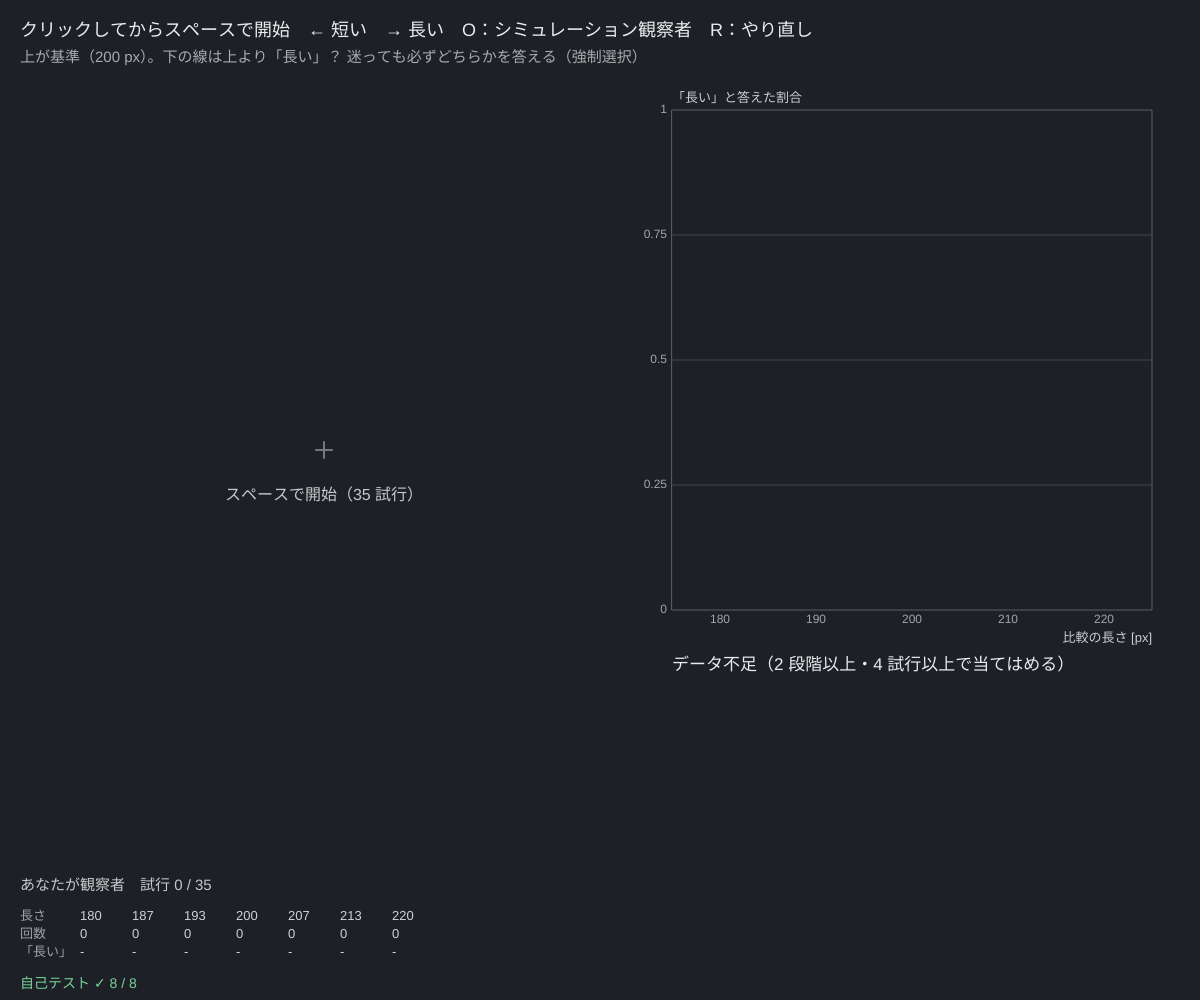
Frame 1 (no input)
Frame 60 (no input): identical to frame 1, image omitted
Frame 120 (the mouse pressed at the canvas centre since frame 60): identical to frame 1, image omitted

The p5.js sketch that drew this single still picture (run headless with seeded random() and noise() and a simulated clock; from frame 60 on, the mouse is pressed at the canvas centre):

// p5.js sketch
// ── sketch.js
// ============================================
// 03 恒常法と心理測定関数 ─「下の線は上の線より長い？」
// 決まった 7 段階の長さをランダムな順に何回も見せ、「長い」と答えた割合をグラフにする（恒常法）
// その点にロジスティック関数を最尤法で当てはめ、PSE（主観的等価点 = 50%）と JND（25%〜75% の幅の半分）を求める
// クリック → スペースで開始 / ← = 短い  → = 長い / O = シミュレーション観察者 / R = やり直し
// ============================================

const STD = 200;                                  // ★ 基準の線の長さ [px]
const LEVELS = [180, 187, 193, 200, 207, 213, 220];  // ★ 比較の線の長さ（7 段階）
const REPS = 5;                                   // ★ 1 段階あたりの回数（7 × 5 = 35 試行）
const SIM = { pse: 203, s: 6 };                   // ★ シミュレーション観察者の本当の値（s = ロジスティックの広がり）
let order = [], ti = 0, ks = [], ns = [], phase = 'ready', tPhase = 0, offs = [0, 0];
let fit = { ok: false }, simMode = false, simSeed = 1, lastAns = '';

function setup() {
  createCanvas(windowWidth, windowHeight);
  selfTest();
  resetData(false);
}

function resetData(sim) {
  simMode = sim; ks = LEVELS.map(() => 0); ns = LEVELS.map(() => 0);
  order = []; for (let r = 0; r < REPS; r++) for (let i = 0; i < LEVELS.length; i++) order.push(i);
  seedRng(Date.now()); shuffleArr(order); ti = 0; phase = 'ready'; fit = { ok: false };
}

function startTrial() {
  phase = 'stim'; tPhase = millis();
  offs = [Math.round((rnd() - 0.5) * 120), Math.round((rnd() - 0.5) * 120)];   // 端の位置で比べられないように左右にずらす
}

function answer(longer) {
  if (phase !== 'stim') return;
  let i = order[ti]; ns[i]++; if (longer) ks[i]++;
  lastAns = longer ? '長い' : '短い';
  fit = fitLogistic(LEVELS, ks, ns, 0);
  ti++; phase = ti >= order.length ? 'done' : 'blank'; tPhase = millis();
}

// シミュレーション観察者：本当の心理測定関数 p(x) で「長い」と答える（コンピュータの中だけで、画面はちらつかない）
function simObserver(x) { return rnd() < 1 / (1 + Math.exp(-(x - SIM.pse) / SIM.s)); }
function runSim(perLevel, seed) {
  resetData(true); seedRng(seed);
  for (let i = 0; i < LEVELS.length; i++) for (let r = 0; r < perLevel; r++) { ns[i]++; if (simObserver(LEVELS[i])) ks[i]++; }
  ti = order.length; phase = 'done';
  fit = fitLogistic(LEVELS, ks, ns, 0);
}

function draw() {
  background(30, 32, 40);
  fill(235); noStroke(); textSize(18);
  text('クリックしてからスペースで開始　← 短い　→ 長い　O：シミュレーション観察者　R：やり直し', 20, 36);
  fill(170); textSize(15);
  text('上が基準（' + STD + ' px）。下の線は上より「長い」？ 迷っても必ずどちらかを答える（強制選択）', 20, 62);

  // ---- 刺激（左半分）
  let cx = width * 0.27, cy = height * 0.45;
  if (phase === 'blank' && millis() - tPhase > 600) startTrial();    // 0.6 秒あけて次へ（速く切りかわらない）
  if (phase === 'stim') {
    stroke(235); strokeWeight(6); strokeCap(SQUARE);
    line(cx - STD / 2 + offs[0], cy - 60, cx + STD / 2 + offs[0], cy - 60);
    let L = LEVELS[order[ti]];
    line(cx - L / 2 + offs[1], cy + 60, cx + L / 2 + offs[1], cy + 60);
    noStroke(); fill(150); textSize(14); textAlign(CENTER);
    text('基準', cx + offs[0], cy - 80); text('比較', cx + offs[1], cy + 95); textAlign(LEFT, BASELINE);
  } else {
    stroke(120); strokeWeight(2); line(cx - 8, cy, cx + 8, cy); line(cx, cy - 8, cx, cy + 8);   // 注視点
    noStroke(); fill(200); textSize(16); textAlign(CENTER);
    if (phase === 'ready') text(simMode ? '' : 'スペースで開始（' + order.length + ' 試行）', cx, cy + 50);
    if (phase === 'done') text(simMode ? 'シミュレーション観察者の結果' : 'おつかれさま！ R でもう一度', cx, cy + 50);
    textAlign(LEFT, BASELINE);
  }
  fill(200); textSize(15);
  text((simMode ? 'シミュレーション観察者' : 'あなたが観察者') + (simMode ? '　試行 ' + ns.reduce((a, b) => a + b, 0) : '　試行 ' + Math.min(ti, order.length) + ' / ' + order.length) + (lastAns && !simMode ? '　（前の答え：' + lastAns + '）' : ''), 20, height - 110);

  // ---- 結果の表
  textSize(13); fill(160);
  let tx = 20, ty = height - 80;
  text('長さ', tx, ty); text('回数', tx, ty + 18); text('「長い」', tx, ty + 36);
  LEVELS.forEach((L, i) => { fill(210); text(L, tx + 60 + i * 52, ty); text(ns[i], tx + 60 + i * 52, ty + 18); text(ns[i] ? (ks[i] / ns[i]).toFixed(2) : '-', tx + 60 + i * 52, ty + 36); });

  // ---- 心理測定関数のグラフ（右半分）
  let g = { x: width * 0.56, y: 110, w: width * 0.4, h: height * 0.5, x0: 175, x1: 225, y0: 0, y1: 1 };
  plotAxes(g, '比較の長さ [px]', '「長い」と答えた割合', [180, 190, 200, 210, 220], [0, 0.25, 0.5, 0.75, 1]);
  stroke(70); strokeWeight(1);
  for (let v of [0.25, 0.5, 0.75]) line(g.x, gY(g, v), g.x + g.w, gY(g, v));
  if (simMode) {                                  // 本当の関数（点線のかわりに細い線）
    stroke(120, 200, 140, 150); strokeWeight(1.5);
    let pts = []; for (let x = 175; x <= 225; x += 0.5) pts.push([gX(g, x), gY(g, 1 / (1 + Math.exp(-(x - SIM.pse) / SIM.s)))]); polyline(pts);
  }
  if (fit.ok) {
    stroke(255, 170, 90); strokeWeight(3);
    let pts = []; for (let x = 175; x <= 225; x += 0.5) pts.push([gX(g, x), gY(g, fit.p(x))]); polyline(pts);
    let x25 = fit.pse - fit.jnd, x75 = fit.pse + fit.jnd;
    stroke(255, 170, 90, 160); strokeWeight(1);
    line(gX(g, fit.pse), gY(g, 0), gX(g, fit.pse), gY(g, 0.5));
    line(gX(g, x25), gY(g, 0.25), gX(g, x25), gY(g, 0)); line(gX(g, x75), gY(g, 0.75), gX(g, x75), gY(g, 0));
  }
  noStroke();
  LEVELS.forEach((L, i) => { if (ns[i] > 0) { fill(120, 190, 255); circle(gX(g, L), gY(g, ks[i] / ns[i]), 6 + Math.sqrt(ns[i]) * 2); } });

  fill(235); textSize(17);
  let ry = g.y + g.h + 60;
  if (fit.ok) {
    text('PSE（50% 点）= ' + fit.pse.toFixed(1) + ' px　（基準 ' + STD + ' px とのずれ ' + (fit.pse - STD).toFixed(1) + '）', g.x, ry);
    text('JND（25%〜75% の幅の半分）= ' + fit.jnd.toFixed(1) + ' px　→ ウェーバー比 ' + (fit.jnd / STD).toFixed(3) + (fit.steep ? '　（答えが完全に分かれた：傾きは上限）' : ''), g.x, ry + 26);
  } else text('データ不足（2 段階以上・4 試行以上で当てはめる）', g.x, ry);
  if (simMode) { fill(120, 200, 140); textSize(15); text('本当の値：PSE = ' + SIM.pse + ' px、JND = ' + (SIM.s * Math.log(3)).toFixed(2) + ' px（O で別の乱数）', g.x, ry + 52); }

  fill(selfTestResults.every((r) => r.ok) ? color(120, 210, 150) : color(255, 90, 90)); textSize(14);
  text(selfTestLine(), 20, height - 12);
}

function keyPressed() {
  if (key === ' ' && phase === 'ready') startTrial();
  if (key === LEFT_ARROW) answer(false);
  if (key === RIGHT_ARROW) answer(true);
  if (key === 'o' || key === 'O') runSim(40, ++simSeed);
  if (key === 'r' || key === 'R') resetData(false);
  return false;
}

// ---- 自己テスト：答えのわかっているデータで当てはめを確かめる
function selfTest() {
  selfTestResults = [];
  check('Φ(0) = 0.5、z(Φ(1)) = 1', near(Phi(0), 0.5, 1e-6) && near(zOf(Phi(1)), 1, 1e-5));
  let xs = [1, 2, 3, 4, 5], a = -6, b = 2, ps = xs.map((x) => 1 / (1 + Math.exp(-(a + b * x))));
  let f0 = fitLogistic(xs, ps.map((p) => p * 1e4), xs.map(() => 1e4), 0);
  check('割合がちょうど関数上にあれば a, b をそのまま復元（a = −6, b = 2）', f0.ok && near(f0.a, a, 1e-4) && near(f0.b, b, 1e-4));
  check('PSE = −a/b = 3、JND = ln3 / b = 0.549', near(f0.pse, 3, 1e-4) && near(f0.jnd, Math.log(3) / 2, 1e-4));
  check('当てはめた関数は PSE で 0.5、PSE ± JND で 0.25 と 0.75', near(f0.p(f0.pse), 0.5, 1e-6) && near(f0.p(f0.pse + f0.jnd), 0.75, 1e-6) && near(f0.p(f0.pse - f0.jnd), 0.25, 1e-6));
  seedRng(52); let K = LEVELS.map(() => 0), Nn = LEVELS.map(() => 300);
  LEVELS.forEach((L, i) => { for (let r = 0; r < 300; r++) if (simObserver(L)) K[i]++; });
  let f1 = fitLogistic(LEVELS, K, Nn, 0);
  check('シミュレーション観察者 2100 試行：PSE ≈ 203（±1.5）', f1.ok && near(f1.pse, SIM.pse, 1.5));
  check('シミュレーション観察者 2100 試行：JND ≈ 6.59（±15%）', f1.ok && near(f1.jnd, SIM.s * Math.log(3), 0.15 * SIM.s * Math.log(3)));
  check('データ不足（1 段階だけ）なら「当てはめない」で NaN を出さない', fitLogistic([200], [3], [5], 0).ok === false);
  let f2 = fitLogistic([190, 200, 210], [0, 0, 5], [5, 5, 5], 0);
  check('答えが完全に分かれても PSE は 200〜210 の有限の値', f2.ok && f2.pse > 200 && f2.pse < 210);
  reportSelfTest();
}

// ---------- やってみよう ----------
// 1. 35 試行やって、自分の PSE と JND を隣の人と比べよう。PSE が 200 からずれるのはなぜ？（上下の位置、線の太さ…）
// 2. REPS を 10 にすると点のばらつきはどう変わる？ 当てはめた曲線は安定する？
// 3. O を何回か押して、40 回 × 7 段階でも推定値が本当の値のまわりでどれくらいばらつくかを見よう
// 4. LEVELS の間かくを広げすぎる・狭めすぎると、当てはめはどうなる？（全部 0 か 1 になる段階が増える）
// 5. 比較の線を斜めにしたり色を変えたりして、PSE が動くかを測ってみよう


// ==================================================
// ここから下は「心理物理の道具」（中身は読まなくても OK。消さないでね）
// ==================================================
// ---- 種つきの乱数（同じ種なら毎回同じ列）。シミュレーション観察者と自己テストで使う
let rngState = 1;
function seedRng(s) { rngState = (s >>> 0) || 1; }
function rnd() {                       // 0〜1 の一様乱数（mulberry32）
  rngState = (rngState + 0x6d2b79f5) >>> 0;
  let t = rngState;
  t = Math.imul(t ^ (t >>> 15), t | 1);
  t ^= t + Math.imul(t ^ (t >>> 7), t | 61);
  return ((t ^ (t >>> 14)) >>> 0) / 4294967296;
}
function rndNormal() { let u = 1 - rnd(), v = rnd(); return Math.sqrt(-2 * Math.log(u)) * Math.cos(2 * Math.PI * v); }   // 標準正規分布
function shuffleArr(a) { for (let i = a.length - 1; i > 0; i--) { let j = Math.floor(rnd() * (i + 1)), t = a[i]; a[i] = a[j]; a[j] = t; } return a; }
function clampv(v, a, b) { return v < a ? a : v > b ? b : v; }
// ---- 正規分布：Φ（累積分布）と z（その逆関数。二分法で数値的に解く）
function erfA(x) {                     // 誤差関数（Abramowitz & Stegun 7.1.26、誤差 1.5e-7 以下）
  let s = x < 0 ? -1 : 1; x = Math.abs(x);
  let t = 1 / (1 + 0.3275911 * x);
  let y = 1 - ((((1.061405429 * t - 1.453152027) * t + 1.421413741) * t - 0.284496736) * t + 0.254829592) * t * Math.exp(-x * x);
  return s * y;
}
function Phi(x) { return 0.5 * (1 + erfA(x / Math.SQRT2)); }
function zOf(p) {                      // Φ(z) = p となる z
  p = clampv(p, 1e-9, 1 - 1e-9);
  let lo = -9, hi = 9;
  for (let i = 0; i < 70; i++) { let m = (lo + hi) / 2; if (Phi(m) < p) lo = m; else hi = m; }
  return (lo + hi) / 2;
}
// 割合を 1/(2N) で補正（0 や 1 だと z が無限大になるので）
function rateFix(k, n) { return n > 0 ? clampv(k / n, 1 / (2 * n), 1 - 1 / (2 * n)) : 0.5; }
// ---- ロジスティック関数を最尤法で当てはめる
// p(x) = g + (1 − g) / (1 + e^−(a + b x))　g = 当て推量の正答率（Yes/No なら 0、2 肢強制選択なら 0.5）
// xs = 刺激の値、ks = 「はい／正答」の数、ns = 試行数。ニュートン法（フィッシャーのスコア法）で a, b を求める
// PSE = −a / b（ロジスティックの真ん中）、JND = ln3 / |b|（25% 点と 75% 点の幅の半分）
function fitLogistic(xs, ks, ns, g) {
  g = g || 0;
  let N = 0, mx = 0, vals = [];
  for (let i = 0; i < xs.length; i++) if (ns[i] > 0) { N += ns[i]; mx += ns[i] * xs[i]; if (vals.indexOf(xs[i]) < 0) vals.push(xs[i]); }
  if (N < 4 || vals.length < 2) return { ok: false };
  mx /= N;
  let sx = 0;
  for (let i = 0; i < xs.length; i++) sx += ns[i] * (xs[i] - mx) * (xs[i] - mx);
  sx = Math.sqrt(sx / N) || 1;
  const BMAX = 25;                     // 傾きの上限（全部そろった答えでも無限大にしない）
  let u = xs.map((x) => (x - mx) / sx), a = 0, b = 1;
  let P = (a, b, ui) => clampv(g + (1 - g) / (1 + Math.exp(-(a + b * ui))), 1e-9, 1 - 1e-9);
  let LL = (a, b) => { let s = 0; for (let i = 0; i < u.length; i++) { let p = P(a, b, u[i]); s += ks[i] * Math.log(p) + (ns[i] - ks[i]) * Math.log(1 - p); } return s; };
  let it = 0;
  for (; it < 60; it++) {
    let Haa = 1e-6, Hab = 0, Hbb = 1e-6, ga = 0, gb = 0;
    for (let i = 0; i < u.length; i++) {
      if (ns[i] <= 0) continue;
      let L = 1 / (1 + Math.exp(-(a + b * u[i]))), p = P(a, b, u[i]), dp = (1 - g) * L * (1 - L);
      let w = (ns[i] * dp * dp) / (p * (1 - p)), sc = ((ks[i] - ns[i] * p) / (p * (1 - p))) * dp;
      Haa += w; Hab += w * u[i]; Hbb += w * u[i] * u[i]; ga += sc; gb += sc * u[i];
    }
    let det = Haa * Hbb - Hab * Hab;
    if (!(det > 1e-12)) break;
    let da = (Hbb * ga - Hab * gb) / det, db = (Haa * gb - Hab * ga) / det, t = 1, l0 = LL(a, b);
    let mag = Math.hypot(da, db); if (mag > 5) { da *= 5 / mag; db *= 5 / mag; }
    while (t > 1e-4 && LL(a + t * da, clampv(b + t * db, -BMAX, BMAX)) < l0 - 1e-12) t /= 2;
    a += t * da; b = clampv(b + t * db, -BMAX, BMAX);
    if (Math.abs(t * da) + Math.abs(t * db) < 1e-10) break;
  }
  let B = b / sx, A = a - (b * mx) / sx;
  if (!isFinite(A) || !isFinite(B) || Math.abs(B) < 1e-12) return { ok: false };
  return { ok: true, a: A, b: B, pse: -A / B, jnd: Math.log(3) / Math.abs(B), steep: Math.abs(b) >= BMAX * 0.999, iters: it, g,
           p: (x) => g + (1 - g) / (1 + Math.exp(-(A + B * x))) };
}
// ---- グラフの道具：g = { x, y, w, h, x0, x1, y0, y1, logx, logy }
function gX(g, v) { let t = g.logx ? (Math.log(v) - Math.log(g.x0)) / (Math.log(g.x1) - Math.log(g.x0)) : (v - g.x0) / (g.x1 - g.x0); return g.x + clampv(t, -0.02, 1.02) * g.w; }
function gY(g, v) { let t = g.logy ? (Math.log(v) - Math.log(g.y0)) / (Math.log(g.y1) - Math.log(g.y0)) : (v - g.y0) / (g.y1 - g.y0); return g.y + g.h - clampv(t, -0.02, 1.02) * g.h; }
function plotAxes(g, xl, yl, xt, yt) {
  stroke(95); strokeWeight(1); noFill(); rect(g.x, g.y, g.w, g.h);
  noStroke(); fill(165); textSize(12); textAlign(CENTER, TOP);
  for (let v of xt) text(+v.toPrecision(3), gX(g, v), g.y + g.h + 4);
  textAlign(RIGHT, CENTER);
  for (let v of yt) text(+v.toPrecision(3), g.x - 5, gY(g, v));
  textAlign(LEFT, BASELINE); fill(205); textSize(13);
  text(xl, g.x + g.w - textWidth(xl), g.y + g.h + 32); text(yl, g.x, g.y - 8);
}
function polyline(pts) {               // 点が 2 つ以上あるときだけ折れ線を描く
  if (pts.length < 2) return;
  noFill(); beginShape(); for (let p of pts) vertex(p[0], p[1]); endShape();
}
// ---- 自己テストの道具
let selfTestResults = [];
function check(name, cond) { selfTestResults.push({ name, ok: !!cond }); }
function near(a, b, tol) { return a !== null && a !== undefined && isFinite(a) && Math.abs(a - b) <= (tol === undefined ? 1e-9 : tol); }
function reportSelfTest() { for (let r of selfTestResults) (r.ok ? console.log : console.error)((r.ok ? '✓ ' : '✗ ') + r.name); }
function selfTestLine() { let n = selfTestResults.filter((r) => r.ok).length; return '自己テスト ' + (n === selfTestResults.length ? '✓ ' : '✗ ') + n + ' / ' + selfTestResults.length; }
